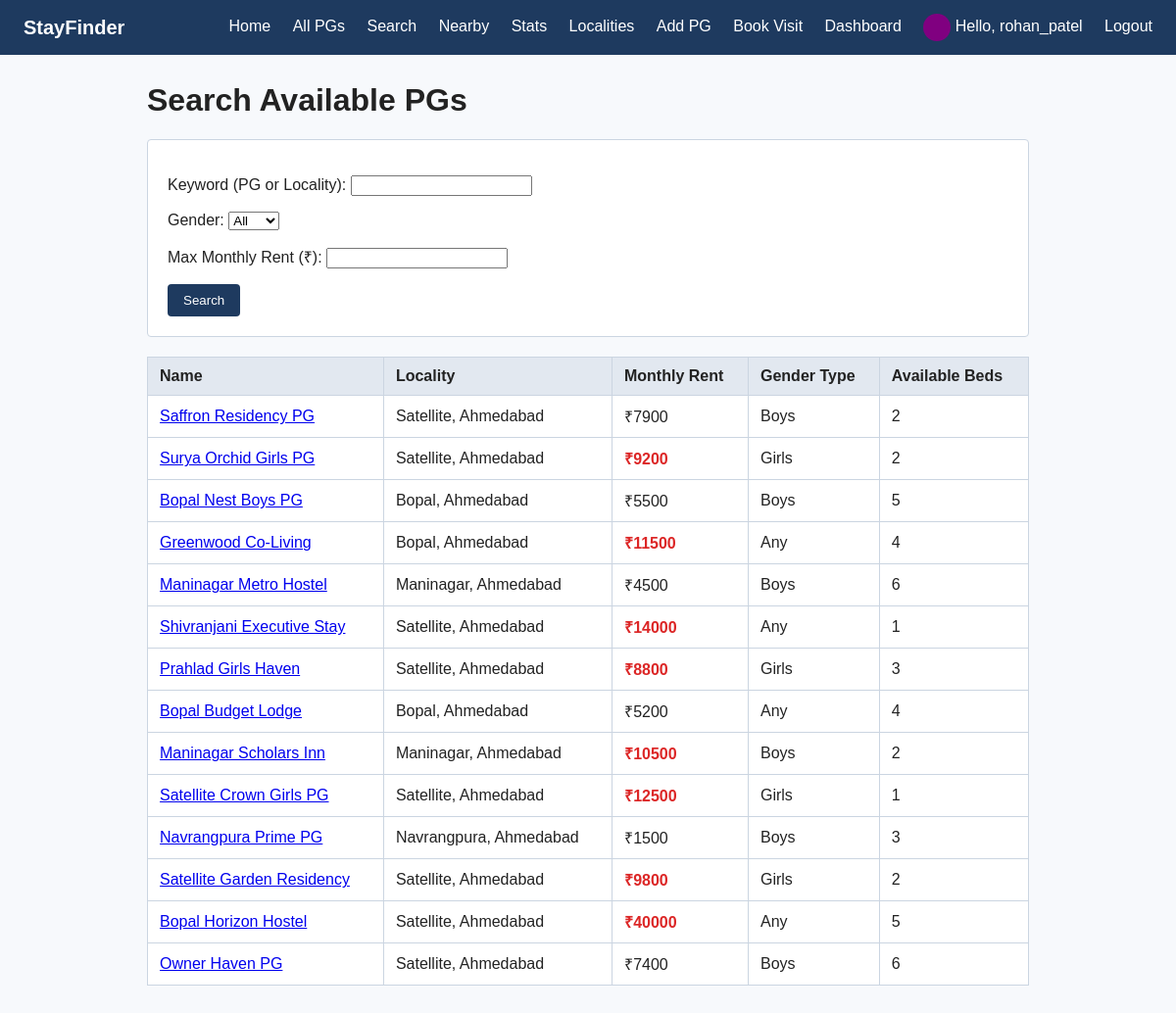
Screenshot of /search/ (signed in) with the database file from the repository.
### members/models.py (models this page shows, shortened)
class Profile(models.Model):
    user = models.OneToOneField(settings.AUTH_USER_MODEL, on_delete=models.CASCADE)
    full_name = models.CharField(max_length=80, blank=True)
    phone = models.CharField(max_length=15, blank=True)
    photo = models.ImageField(upload_to='profiles/', blank=True)

### listings/models.py (models this page shows, shortened)
class PG(models.Model):
    GENDER_CHOICES = [
        ('Boys', 'Boys'),
        ('Girls', 'Girls'),
        ('Any', 'Any'),
    ]
    name = models.CharField(max_length=80)
    locality = models.ForeignKey(Locality, on_delete=models.CASCADE)
    monthly_rent = models.PositiveIntegerField()
    gender_type = models.CharField(max_length=10, choices=GENDER_CHOICES)
    available_beds = models.PositiveSmallIntegerField()
    photo = models.ImageField(upload_to='pg_photos/', blank=True)
    latitude = models.FloatField(null=True, blank=True)
    longitude = models.FloatField(null=True, blank=True)
    owner = models.ForeignKey(
        settings.AUTH_USER_MODEL,
        null=True,
        blank=True,
        on_delete=models.SET_NULL,
    )

class Locality(models.Model):
    name = models.CharField(max_length=60)
    city = models.CharField(max_length=40)
    class Meta:
        verbose_name_plural = 'Localities'
    def __str__(self):
        return f'{self.name}, {self.city}'

### listings/views.py (the view)
# urls.py: path('search/', views.pg_search, name='pg_search'),
def pg_search(request):
    q = request.GET.get('q', '').strip()
    gender = request.GET.get('gender', '').strip()
    max_rent = request.GET.get('max_rent', '').strip()
    pgs = PG.objects.select_related('locality').exclude(available_beds=0)
    if q:
        pgs = pgs.filter(Q(name__icontains=q) | Q(locality__name__icontains=q))
    if gender:
        pgs = pgs.filter(gender_type=gender)
    if max_rent:
        try:
            pgs = pgs.filter(monthly_rent__lte=int(max_rent))
        except ValueError:
            pass
    return render(
        request,
        'listings/pg_search.html',
        {
            'pgs': pgs,
            'q': q,
            'gender': gender,
            'max_rent': max_rent,
        },
    )

### listings/templates/listings/pg_search.html (shortened to what this page needs)
{% extends 'listings/base.html' %}
{% block content %}
<h1>Search Available PGs</h1>
<form method="get" class="stay-form" style="margin-bottom: 20px;">
    <p>
        <label for="id_q">Keyword (PG or Locality):</label>
        <input type="text" id="id_q" name="q" value="{{ q }}">
    </p>
    <p>
        <label for="id_gender">Gender:</label>
        <select id="id_gender" name="gender">
            <option value="">All</option>
        </select>
    </p>
    <p>
        <label for="id_max_rent">Max Monthly Rent (₹):</label>
        <input type="number" id="id_max_rent" name="max_rent" value="{{ max_rent }}">
    </p>
    <button type="submit" class="btn-primary">Search</button>
</form>
<table class="pg-table">
    <thead>
        <tr>
            <th>Name</th>
            <th>Locality</th>
            <th>Monthly Rent</th>
            <th>Gender Type</th>
            <th>Available Beds</th>
        </tr>
    </thead>
    <tbody>
        {% for pg in pgs %}
        <tr>
            <td><a href="{% url 'pg_detail' pg.pk %}">{{ pg.name }}</a></td>
            <td>{{ pg.locality }}</td>
            <td class="{% if pg.monthly_rent > 8000 %}costly{% endif %}">₹{{ pg.monthly_rent }}</td>
            <td>{{ pg.gender_type }}</td>
            <td>{{ pg.available_beds }}</td>
        </tr>
        {% empty %}
        <tr>
            <td colspan="5">No matching PGs with available beds found.</td>
        </tr>
        {% endfor %}
    </tbody>
</table>
{% endblock %}

### listings/templates/listings/base.html (shortened to what this page needs)
{% load static %}
<!DOCTYPE html>
<html lang="en">
<head>
    <link rel="stylesheet" href="{% static 'listings/css/style.css' %}">
</head>
<body>
    <nav class="navbar">
        <span class="brand">StayFinder</span>
        <div class="nav-links">
            <a href="{% url 'home' %}">Home</a>
            <a href="{% url 'pg_list' %}">All PGs</a>
            <a href="{% url 'pg_search' %}">Search</a>
            <a href="{% url 'nearby_pgs' %}">Nearby</a>
            <a href="{% url 'pg_stats' %}">Stats</a>
            <a href="{% url 'locality_overview' %}">Localities</a>
            <a href="{% url 'add_pg' %}">Add PG</a>
            <a href="{% url 'visit_request' %}">Book Visit</a>
            {% if user.is_authenticated %}
                <a href="{% url 'dashboard' %}">Dashboard</a>
                <a href="{% url 'profile_edit' %}">
                    {% if user.profile.photo %}
                        <img src="{{ user.profile.photo.url }}" alt="{{ user.username }}" width="28" height="28" style="border-radius: 50%; vertical-align: middle; object-fit: cover;">
                    {% else %}
                        <span>No photo</span>
                    {% endif %}
                    Hello, {{ user.username }}
                </a>
                <a href="{% url 'logout' %}">Logout</a>
            {% else %}
                <a href="{% url 'login' %}">Login</a>
                <a href="{% url 'signup' %}">Sign up</a>
            {% endif %}
        </div>
    </nav>
    <main class="container">
        {% block content %}{% endblock %}
    </main>
</body>
</html>

### listings/static/listings/css/style.css (style rules this page uses)
body { font-family: Arial, sans-serif; margin: 0; background-color: #f7f9fc; color: #222; }
.navbar { background-color: #1e3a5f; color: #ffffff; padding: 14px 24px; display: flex; justify-content: space-between; align-items: center; }
.navbar .brand { font-size: 1.25rem; font-weight: bold; }
.navbar .nav-links a { color: #ffffff; text-decoration: none; margin-left: 18px; }
.container { max-width: 900px; margin: 28px auto; padding: 0 16px; }
.pg-table { width: 100%; border-collapse: collapse; background-color: #ffffff; }
.pg-table th, .pg-table td { border: 1px solid #cbd5e1; padding: 10px 12px; text-align: left; }
.pg-table th { background-color: #e2e8f0; }
.costly { color: #dc2626; font-weight: bold; }
.stay-form { background-color: #ffffff; border: 1px solid #cbd5e1; padding: 20px; border-radius: 4px; }
.btn-primary { background-color: #1e3a5f; color: #ffffff; border: none; padding: 9px 16px; cursor: pointer; border-radius: 4px; }

### rows the page displays
PG: name "Saffron Residency PG", locality "Satellite, Ahmedabad", monthly_rent "7900", gender_type "Boys", available_beds "2"
PG: name "Surya Orchid Girls PG", locality "Satellite, Ahmedabad", monthly_rent "9200", gender_type "Girls", available_beds "2"
PG: name "Bopal Nest Boys PG", locality "Bopal, Ahmedabad", monthly_rent "5500", gender_type "Boys", available_beds "5"
PG: name "Greenwood Co-Living", locality "Bopal, Ahmedabad", monthly_rent "11500", gender_type "Any", available_beds "4"
PG: name "Maninagar Metro Hostel", locality "Maninagar, Ahmedabad", monthly_rent "4500", gender_type "Boys", available_beds "6"
PG: name "Shivranjani Executive Stay", locality "Satellite, Ahmedabad", monthly_rent "14000", gender_type "Any", available_beds "1"
PG: name "Prahlad Girls Haven", locality "Satellite, Ahmedabad", monthly_rent "8800", gender_type "Girls", available_beds "3"
PG: name "Bopal Budget Lodge", locality "Bopal, Ahmedabad", monthly_rent "5200", gender_type "Any", available_beds "4"
PG: name "Maninagar Scholars Inn", locality "Maninagar, Ahmedabad", monthly_rent "10500", gender_type "Boys", available_beds "2"
PG: name "Satellite Crown Girls PG", locality "Satellite, Ahmedabad", monthly_rent "12500", gender_type "Girls", available_beds "1"
PG: name "Navrangpura Prime PG", locality "Navrangpura, Ahmedabad", monthly_rent "1500", gender_type "Boys", available_beds "3"
PG: name "Satellite Garden Residency", locality "Satellite, Ahmedabad", monthly_rent "9800", gender_type "Girls", available_beds "2"
PG: name "Bopal Horizon Hostel", locality "Satellite, Ahmedabad", monthly_rent "40000", gender_type "Any", available_beds "5"
PG: name "Owner Haven PG", locality "Satellite, Ahmedabad", monthly_rent "7400", gender_type "Boys", available_beds "6"

### other values shown
{{ user.username }} "rohan_patel"
